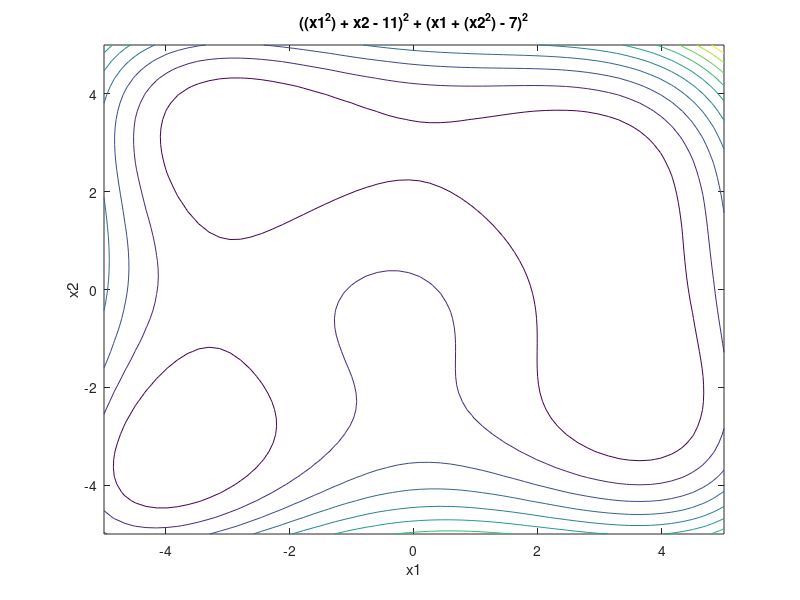

This chart was generated by the following MATLAB code:
clc
clear all
x10=input('initial x coordinate: ') %initial point
x20=input('initial y coordinate: ')%initial point
e1=10^-3; %two termination parameter
e2=10^-3;
k=1; %defining k for iteration counter
M=10; %defining maximum iteration number
dydx1=@(x1,x2) 2*x1 + 4*x1*(x1^2 + x2 - 11) + 2*x2^2 - 14 %function of derivative w.r.t x1 
dydx2=@(x1,x2) 2*x2 + 4*x2*(x2^2 + x1 - 7) + 2*x1^2 - 22 %function of derivative w.r.t x2
while k>0
    y= @(x1, x2) ((x1.^2)+x2-11).^2+(x1+(x2.^2)-7).^2 %definig function w.r.t x1 and x2 for plotting
    ezcontour(y, [-5 5 -5 5]);
    x0 = [x10 x20];
    s1=-dydx1(x10,x20);
    s2=-dydx2(x10,x20);
    fz=[s1 s2]; %vector containing search directions
    %Now determine the search direction by finding value of alpha
    x1d = @(d) x10+(d*s1)
    x2d = @(d) x20+(d*s2)
    yd = @(d) y(x1d(d),x2d(d))
    d1 = fminsearch(yd,0)
    %value of alpha is nothing but d1
    if norm(fz,2)<e1
        break;
    elseif k>=M
        break;
    else
        x1=x0+(d1*fz);
    end
    x10 = x1(1);
    x20 = x1(2);
    k=k+1;
end
fprintf('No. of iterations is: %f\n',(k-1));
fprintf('Minima lies at (%f,%f)\n',x1(1),x1(2));